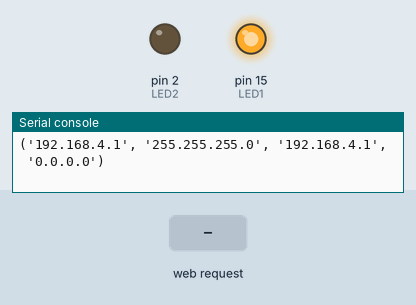
Simulated run of this program. Board: MicroPython board. Parts: output pins drawn as LEDs (lit = HIGH), the last lines printed to the serial console. Inputs (shaded band) come from the test bench. The board's own WiFi access point starts at once.

Above: at 1.2 s.
1.3 s: HTTP request GET /?button1=ON received
At 1.7 s:
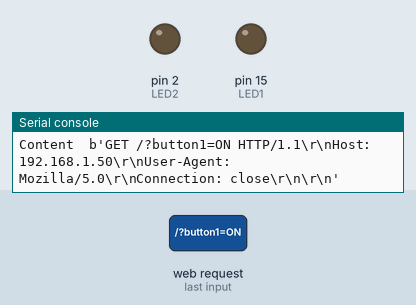
2.8 s: HTTP request GET /?button2=ON received
At 4.0 s:
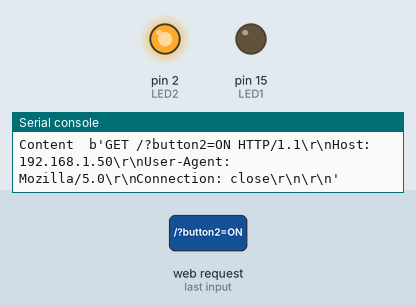
Timing chart, 0 to 10.3 s (numbered marks = the images above; inputs shaded):
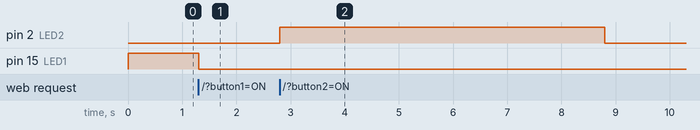

The program:

m2.py
```python
from machine import Pin
import usocket as socket
import time
import network


timeout = 0 # WiFi Connection Timeout variable

# Restarting WiFi
#wifi.active(False)
#time.sleep(0.5)
wifi = network.WLAN(network.AP_IF)
wifi.active(True)

wifi.config(essid = 'RAFI',password = '12345678KTSC',authmode = network.AUTH_WPA_WPA2_PSK)
print(wifi.ifconfig())

'''if not wifi.isconnected():
    print('connecting..')
    while (not wifi.isconnected() and timeout < 5):
        print(5 - timeout)
        timeout = timeout + 1
        time.sleep(1)

if(wifi.isconnected()):
    print('Connected...')
    print('network config:', wifi.ifconfig())'''


# HTML Document

html='''<!DOCTYPE html>
<html lang="en">
<head>

  <meta charset="UTF-8">
  <meta http-equiv="X-UA-Compatible" content="IE=edge">
  <meta name="viewport" content="width=device-width, initial-scale=1.0">

  <title>Powered by ASIDDAU ALAL KUFFAR</title>


<style>
.l2 {
  background-color: white;
  color: black;
  border: 6px solid #008CBA;

  background-color: white; /* Green */
  border: none;
  color: black;
  padding: 16px 32px;
  text-align: center;
  text-decoration: none;
  display: inline-block;
  font-size: 16px;
  margin: 4px 2px;
  border-radius: 30%;
  transition-duration: 0.4s;
  cursor: pointer;


}

.l2:hover {
  background-color: #008CBA;
  color: white;
}

body{
  background-color: skyblue;
}

</style>

</head>
<body>


<center><h2 class="b2" > Smart Webserver  </h2></center>
<form>
<center>
<h3> WATER_PUMP </h3>
<button class="l2" name="button1" value='ON' type='submit'>  ON </button>
<button class="l2" name="button1" value='OFF' type='submit'> OFF </button>
<h3> BUTTON2 </h3>
<button class="l2" name="button2" value='ON' type='submit'>  ON </button>
<button class="l2" name="button2"  value='OFF' type='submit'> OFF </button>


<h3 class="ktsc">Powered by ASIDDAU ALAL KUFFAR</h3>


</center>

</body>
</html>
'''

# Output Pin Declaration
LED1 = Pin(15,Pin.OUT)
LED1.value(1)

LED2 = Pin(2,Pin.OUT)
LED2.value(0)


# Initialising Socket
s = socket.socket(socket.AF_INET,socket.SOCK_STREAM) # AF_INET - Internet Socket, SOCK_STREAM - TCP protocol

Host = '' # Empty means, it will allow all IP address to connect
Port = 80 # HTTP port
s.bind(('',80)) # Host,Port

s.listen(5) # It will handle maximum 5 clients at a time

# main loop
while True:
  connection_socket,address=s.accept() # Storing Conn_socket & address of new client connected
  print("Got a connection from ", address)
  request=connection_socket.recv(1024) # Storing Response coming from client
  print("Content ", request) # Printing Response
  request=str(request) # Coverting Bytes to String
  # Comparing & Finding Postion of word in String
  LED1_ON =request.find('/?button1=ON')
  LED1_OFF =request.find('/?button1=OFF')

  LED2_ON =request.find('/?button2=ON')
  LED2_OFF =request.find('/?button2=OFF')

  if(LED1_ON==6):
    LED1.value(0)
  if(LED1_OFF==6):
    LED1.value(1)

  if(LED2_ON==6):
      t=6 #seconds
      LED2.value(1)
      time.sleep(t)
      LED2.value(0)

  if(LED2_OFF==6):
    LED2.value(0)


  # Sending HTML document in response everytime to all connected clients
  response=html
  connection_socket.send(response)

  #Closing the socket
  connection_socket.close()
```

Measured:
- after the input at 1.3 s, pin 15 (LED1): HIGH → LOW at once
- after the input at 2.8 s, pin 2 (LED2): LOW → HIGH at once, → LOW 6.0 s later
